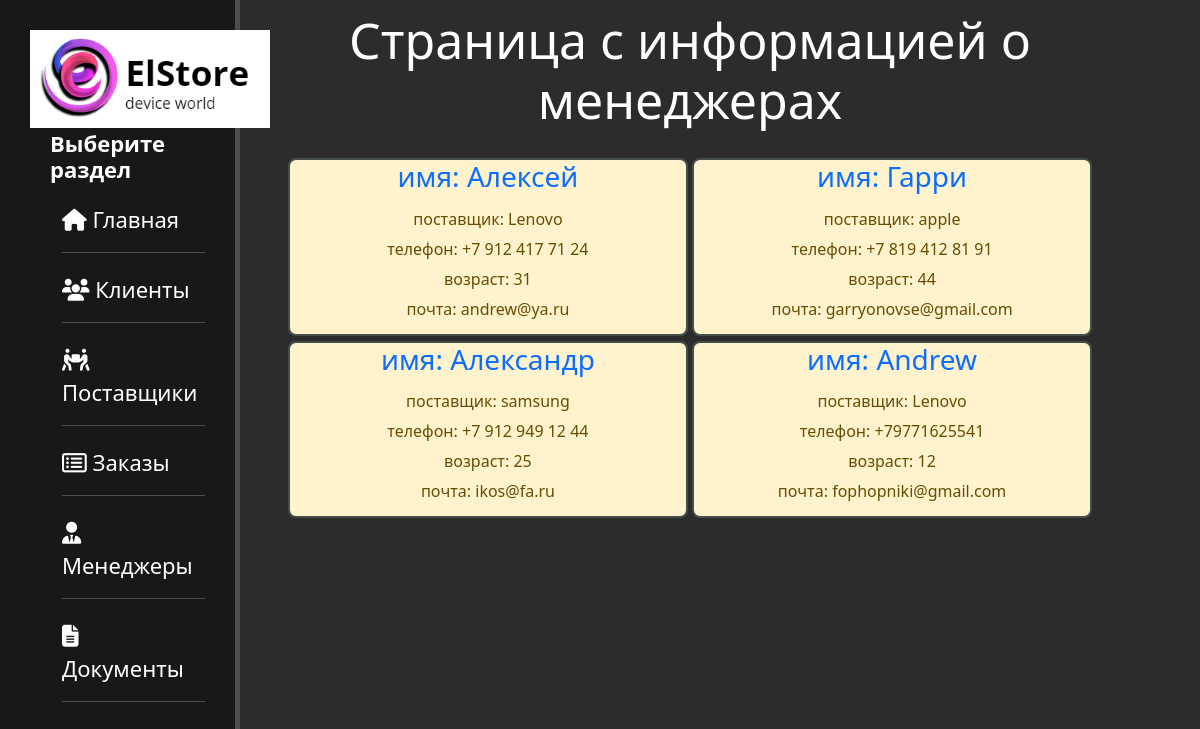
Page /managers on the committed database.
### base/models.py (models this page shows, shortened)
class Manager(models.Model):
    supplier = models.ForeignKey(Suppliers, on_delete=models.CASCADE, related_name='manager', verbose_name='поставщик')
    name = models.CharField(max_length=50, verbose_name='Имя')
    phone = models.CharField(max_length=20, verbose_name='Телефон')
    e_mail = models.CharField(max_length=30, verbose_name='Почта')
    age = models.CharField(max_length=3, verbose_name='Возраст')
    class Meta:
        verbose_name = 'Менеджер'
        verbose_name_plural = 'Менеджеры'

class Suppliers(models.Model):
    name = models.CharField(max_length=50, verbose_name='Название')
    city = models.CharField(max_length=50, verbose_name='Город')
    class Meta:
        verbose_name = 'Поставщик'
        verbose_name_plural = 'Поставщики'

### base/views.py (the view)
# urls.py: path('managers', views.managers, name='managers'),
def managers(request):
    man = Manager.objects.all()
    return render(request, 'base/managers.html', {'managers': man})

### base/templates/base/managers.html (shortened to what this page needs)
{% extends 'base/layout.html' %} {% block content %}
<div class="features">
    <h1>
        Страница с информацией о менеджерах
    </h1>
    {% for m in managers %}
    <div class="alert-warning">
        <a href="{% url 'man_view' m.id %}"><h3>имя: {{m.name}}</h3></a>
        <p>поставщик: {{ m.supplier.name }}</p>
        <p>телефон: {{m.phone}}</p>
        <p>возраст: {{m.age}}</p>
        <p>почта: {{m.e_mail}}</p>
    </div>
    {% endfor %}
</div>
{% endblock %} {% block title %}Manager page{% endblock %}

### base/templates/base/layout.html (shortened to what this page needs)
{% load static %}
<!DOCTYPE html>
<html lang="en">
<head>
    <link rel="stylesheet" href="https://cdn.jsdelivr.net/npm/bootstrap@5.1.3/dist/css/bootstrap.min.css">
    <link rel="stylesheet" href="{% static 'base/css/main.css' %}">
    <link rel="stylesheet" href="https://use.fontawesome.com/releases/v5.8.2/css/all.css">
</head>
<body>
    <aside>
        <img src="{% static 'base/img/logo.png' %}" alt="logo">
        <h3>Выберите раздел</h3>
        <ul>
            <a href="{% url 'home' %}">
                <li><i class="fas fa-home"></i> Главная</li>
            </a>
            <hr>
            <a href="{% url 'clients' %}">
                <li><i class="fas fa-users"></i> Клиенты</li>
            </a>
            <hr>
            <a href="{% url 'suppliers' %}">
                <li><i class="fas fa-people-carry"></i> Поставщики</li>
            </a>
            <hr>
            <a href="{% url 'orders' filter='-date' %}">
                <li><i class="far fa-list-alt"></i> Заказы</li>
            </a>
            <hr>
            <a href="{% url 'managers' %}">
                <li><i class="fas fa-user-tie"></i> Менеджеры</li>
            </a>
            <hr>
            <a href="{% url 'documents' %}">
                <li><i class="fas fa-file-alt"></i> Документы</li>
            </a>
            <hr>
        </ul>
    </aside>
    <main>
        {% block content %} {% endblock %}
    </main>
</body>
</html>

### base/static/base/css/main.css (style rules this page uses)
body { background: #2c2c2c; }
aside { float: left; background: #181818; width: 20%; padding: 2.5%; height: 100vh; color: #fff; border-right: 5px solid #4d4d4d; bottom: 0; }
aside img { width: 240px; float: left; }
aside h3 { margin-top: 100px; margin-left: 20px; font-size: 22px; font-weight: bold; }
aside ul { list-style: none; }
aside ul li { font-size: 22px; color: #fff; display: block; margin-top: 20px; transition: transform .6s ease; }
aside ul a { text-decoration: none; }
main .features { float: left; color: #fff; margin-top: 10px; text-align: center; width: 75%; }
main .features h1 { font-size: 50px; }
main .features p { max-width: 400px; margin: 20px auto; }
.alert-warning { border-radius: 8px; border: 2px solid rgb(70, 78, 74); display: inline-block; max-width: 800px; clear: both; width: 400px; margin: 20px auto -15px; transition: 0.6s; line-height: 10px; }
.alert-warning a { text-decoration: none; }
hr { color: beige; }

### rows in the picture
Manager: name "Алексей", supplier.name "Lenovo", phone "+7 912 417 71 24", age "31", e_mail "andrew@ya.ru"
Manager: name "Гарри", supplier.name "apple", phone "+7 819 412 81 91", age "44", e_mail "garryonovse@gmail.com"
Manager: name "Александр", supplier.name "samsung", phone "+7 912 949 12 44", age "25", e_mail "ikos@fa.ru"
Manager: name "Andrew", supplier.name "Lenovo", phone "+79771625541", age "12", e_mail "fophopniki@gmail.com"
